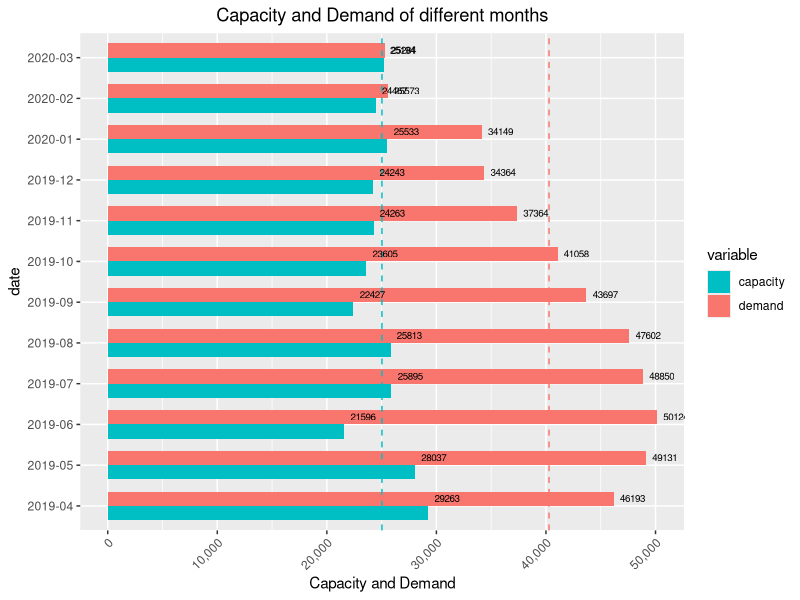

This figure's R source:
library(lubridate)
library(dplyr)
library(readr)
library(ggplot2)
require(reshape2)

q6_data <- read_csv("data/q6_data.csv")
colnames(q6_data) <- tolower(colnames(q6_data))
cap <- q6_data$capacity
dem <- q6_data$demand
q6_data <- melt(q6_data, id = "date")

q6_data %>%
  ggplot() +
  geom_bar(aes(x = date, y = value, fill = variable), width = 0.7, position = "dodge", stat = "identity") +
  geom_hline(yintercept = mean(dem), linetype = "dashed", color = "#f8766d") +
  geom_hline(yintercept = mean(cap), linetype = "dashed", color = "#00bfc4") +
  geom_text(aes(x = date, y = value, label = value), position = position_dodge(width = 0.9), vjust = -.5, size=2.5, hjust = -.25) +
  scale_fill_manual(values = c("#00bfc4", "#f8766d")) +
  labs(title = "Capacity and Demand of different months", x = "date", y = "Capacity and Demand") +
  theme(plot.title = element_text(hjust = 0.5)) +
  coord_flip() +
  theme(axis.text.x = element_text(angle = 45, hjust = 1)) +
  scale_y_continuous(labels = scales::comma)
